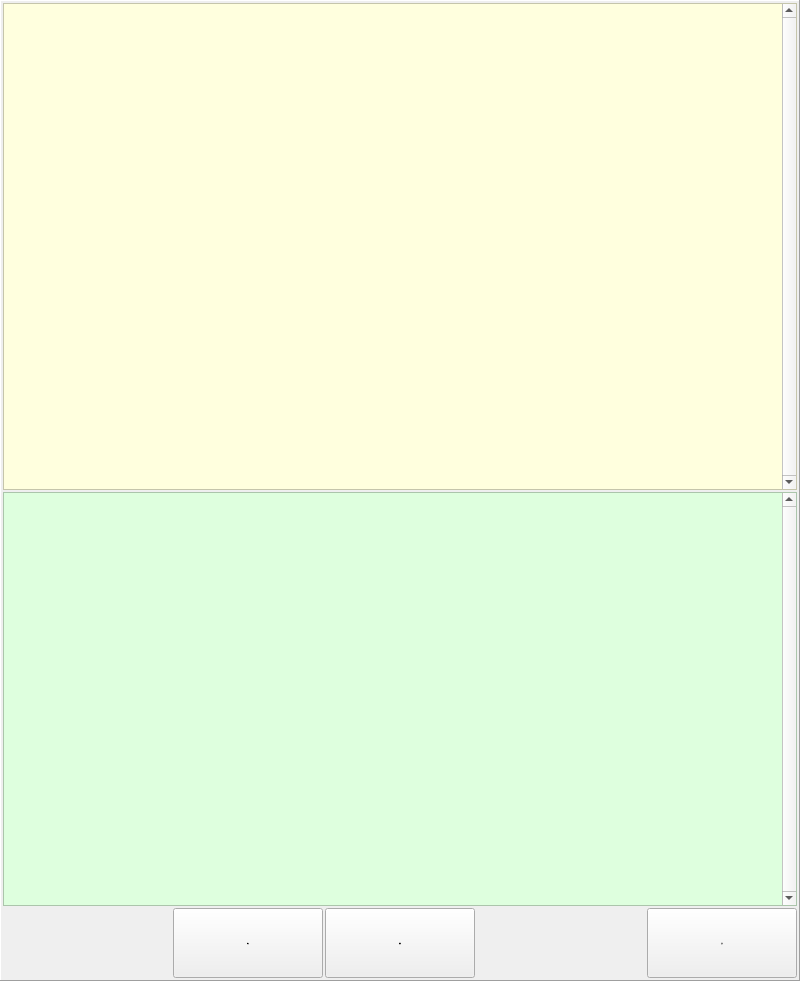
<?xml version="1.0" encoding="UTF-8"?>
<ui version="4.0">
 <class>FormEditOption</class>
 <widget class="QWidget" name="FormEditOption">
  <property name="geometry">
   <rect>
    <x>0</x>
    <y>0</y>
    <width>800</width>
    <height>981</height>
   </rect>
  </property>
  <property name="sizePolicy">
   <sizepolicy hsizetype="Fixed" vsizetype="Fixed">
    <horstretch>0</horstretch>
    <verstretch>0</verstretch>
   </sizepolicy>
  </property>
  <property name="minimumSize">
   <size>
    <width>800</width>
    <height>981</height>
   </size>
  </property>
  <property name="maximumSize">
   <size>
    <width>800</width>
    <height>981</height>
   </size>
  </property>
  <property name="font">
   <font>
    <family>微软雅黑</family>
    <pointsize>-1</pointsize>
    <weight>50</weight>
    <italic>false</italic>
    <bold>false</bold>
   </font>
  </property>
  <property name="windowTitle">
   <string notr="true">运行画面</string>
  </property>
  <property name="styleSheet">
   <string notr="true">font: 28px &quot;微软雅黑&quot;;</string>
  </property>
  <layout class="QHBoxLayout" name="horizontalLayoutFrame">
   <property name="spacing">
    <number>0</number>
   </property>
   <property name="margin">
    <number>0</number>
   </property>
   <item>
    <widget class="QFrame" name="frameMainArea">
     <property name="sizePolicy">
      <sizepolicy hsizetype="Expanding" vsizetype="Expanding">
       <horstretch>0</horstretch>
       <verstretch>0</verstretch>
      </sizepolicy>
     </property>
     <property name="font">
      <font>
       <family>微软雅黑</family>
       <pointsize>-1</pointsize>
       <weight>50</weight>
       <italic>false</italic>
       <bold>false</bold>
      </font>
     </property>
     <property name="styleSheet">
      <string notr="true"/>
     </property>
     <property name="frameShape">
      <enum>QFrame::Panel</enum>
     </property>
     <property name="frameShadow">
      <enum>QFrame::Raised</enum>
     </property>
     <property name="IsMainArea" stdset="0">
      <bool>true</bool>
     </property>
     <layout class="QVBoxLayout" name="verticalLayout_2">
      <property name="spacing">
       <number>2</number>
      </property>
      <property name="margin">
       <number>2</number>
      </property>
      <item>
       <widget class="QTableView" name="tablePgm">
        <property name="minimumSize">
         <size>
          <width>778</width>
          <height>300</height>
         </size>
        </property>
        <property name="maximumSize">
         <size>
          <width>16777215</width>
          <height>16777215</height>
         </size>
        </property>
        <property name="font">
         <font>
          <family>微软雅黑</family>
          <pointsize>-1</pointsize>
          <weight>50</weight>
          <italic>false</italic>
          <bold>false</bold>
         </font>
        </property>
        <property name="focusPolicy">
         <enum>Qt::NoFocus</enum>
        </property>
        <property name="styleSheet">
         <string notr="true">QTableView
{
	selection-background-color: rgb(64, 168, 255);
	background-color: rgb(255, 255, 222);
	alternate-background-color: rgb(255, 255, 191);
	gridline-color: rgb(168, 180, 168);
}
</string>
        </property>
        <property name="frameShadow">
         <enum>QFrame::Plain</enum>
        </property>
        <property name="verticalScrollBarPolicy">
         <enum>Qt::ScrollBarAlwaysOn</enum>
        </property>
        <property name="horizontalScrollBarPolicy">
         <enum>Qt::ScrollBarAlwaysOff</enum>
        </property>
        <property name="autoScroll">
         <bool>false</bool>
        </property>
        <property name="autoScrollMargin">
         <number>16</number>
        </property>
        <property name="editTriggers">
         <set>QAbstractItemView::SelectedClicked</set>
        </property>
        <property name="tabKeyNavigation">
         <bool>false</bool>
        </property>
        <property name="showDropIndicator" stdset="0">
         <bool>false</bool>
        </property>
        <property name="dragDropOverwriteMode">
         <bool>false</bool>
        </property>
        <property name="alternatingRowColors">
         <bool>true</bool>
        </property>
        <property name="selectionMode">
         <enum>QAbstractItemView::NoSelection</enum>
        </property>
        <property name="selectionBehavior">
         <enum>QAbstractItemView::SelectRows</enum>
        </property>
        <property name="iconSize">
         <size>
          <width>24</width>
          <height>24</height>
         </size>
        </property>
        <property name="verticalScrollMode">
         <enum>QAbstractItemView::ScrollPerItem</enum>
        </property>
        <property name="horizontalScrollMode">
         <enum>QAbstractItemView::ScrollPerItem</enum>
        </property>
        <property name="wordWrap">
         <bool>false</bool>
        </property>
        <property name="cornerButtonEnabled">
         <bool>false</bool>
        </property>
        <attribute name="horizontalHeaderVisible">
         <bool>false</bool>
        </attribute>
        <attribute name="horizontalHeaderDefaultSectionSize">
         <number>100</number>
        </attribute>
        <attribute name="horizontalHeaderHighlightSections">
         <bool>false</bool>
        </attribute>
        <attribute name="horizontalHeaderStretchLastSection">
         <bool>true</bool>
        </attribute>
        <attribute name="verticalHeaderVisible">
         <bool>false</bool>
        </attribute>
        <attribute name="verticalHeaderDefaultSectionSize">
         <number>50</number>
        </attribute>
        <attribute name="verticalHeaderHighlightSections">
         <bool>false</bool>
        </attribute>
        <attribute name="verticalHeaderMinimumSectionSize">
         <number>50</number>
        </attribute>
       </widget>
      </item>
      <item>
       <layout class="QVBoxLayout" name="verticalLayout">
        <item>
         <widget class="QTableWidget" name="tableWidgetOpt">
          <property name="minimumSize">
           <size>
            <width>778</width>
            <height>0</height>
           </size>
          </property>
          <property name="font">
           <font>
            <family>微软雅黑</family>
            <pointsize>-1</pointsize>
            <weight>50</weight>
            <italic>false</italic>
            <bold>false</bold>
           </font>
          </property>
          <property name="styleSheet">
           <string notr="true">QTableView
{
	selection-background-color: rgb(64, 168, 255);
	background-color: rgb(222, 255, 222);
	alternate-background-color: rgb(191, 255, 191);
	gridline-color: rgb(168, 180, 168);
}
</string>
          </property>
          <property name="frameShadow">
           <enum>QFrame::Plain</enum>
          </property>
          <property name="verticalScrollBarPolicy">
           <enum>Qt::ScrollBarAlwaysOn</enum>
          </property>
          <property name="horizontalScrollBarPolicy">
           <enum>Qt::ScrollBarAlwaysOff</enum>
          </property>
          <property name="autoScroll">
           <bool>false</bool>
          </property>
          <property name="editTriggers">
           <set>QAbstractItemView::DoubleClicked</set>
          </property>
          <property name="tabKeyNavigation">
           <bool>false</bool>
          </property>
          <property name="showDropIndicator" stdset="0">
           <bool>false</bool>
          </property>
          <property name="dragDropOverwriteMode">
           <bool>false</bool>
          </property>
          <property name="alternatingRowColors">
           <bool>true</bool>
          </property>
          <property name="selectionMode">
           <enum>QAbstractItemView::SingleSelection</enum>
          </property>
          <property name="selectionBehavior">
           <enum>QAbstractItemView::SelectRows</enum>
          </property>
          <property name="wordWrap">
           <bool>false</bool>
          </property>
          <property name="cornerButtonEnabled">
           <bool>false</bool>
          </property>
          <attribute name="horizontalHeaderVisible">
           <bool>false</bool>
          </attribute>
          <attribute name="verticalHeaderVisible">
           <bool>false</bool>
          </attribute>
          <attribute name="verticalHeaderDefaultSectionSize">
           <number>50</number>
          </attribute>
          <attribute name="verticalHeaderHighlightSections">
           <bool>false</bool>
          </attribute>
          <attribute name="verticalHeaderMinimumSectionSize">
           <number>50</number>
          </attribute>
          <column>
           <property name="text">
            <string>编号</string>
           </property>
          </column>
          <column>
           <property name="text">
            <string>名称1</string>
           </property>
          </column>
          <column>
           <property name="text">
            <string>名称2</string>
           </property>
          </column>
         </widget>
        </item>
        <item>
         <layout class="QHBoxLayout" name="horizontalLayout">
          <item>
           <spacer name="horizontalSpacer_2">
            <property name="orientation">
             <enum>Qt::Horizontal</enum>
            </property>
            <property name="sizeHint" stdset="0">
             <size>
              <width>40</width>
              <height>20</height>
             </size>
            </property>
           </spacer>
          </item>
          <item>
           <widget class="QPushButton" name="BtnInsert">
            <property name="minimumSize">
             <size>
              <width>150</width>
              <height>70</height>
             </size>
            </property>
            <property name="maximumSize">
             <size>
              <width>150</width>
              <height>70</height>
             </size>
            </property>
            <property name="font">
             <font>
              <family>微软雅黑</family>
              <pointsize>-1</pointsize>
              <weight>50</weight>
              <italic>false</italic>
              <bold>false</bold>
             </font>
            </property>
            <property name="styleSheet">
             <string notr="true"/>
            </property>
            <property name="text">
             <string>增加</string>
            </property>
            <property name="icon">
             <iconset resource="xPad.qrc">
              <normaloff>:/img/32X32/Add.png</normaloff>:/img/32X32/Add.png</iconset>
            </property>
            <property name="iconSize">
             <size>
              <width>32</width>
              <height>32</height>
             </size>
            </property>
           </widget>
          </item>
          <item>
           <widget class="QPushButton" name="BtnDelete">
            <property name="minimumSize">
             <size>
              <width>150</width>
              <height>70</height>
             </size>
            </property>
            <property name="maximumSize">
             <size>
              <width>150</width>
              <height>70</height>
             </size>
            </property>
            <property name="font">
             <font>
              <family>微软雅黑</family>
              <pointsize>-1</pointsize>
              <weight>50</weight>
              <italic>false</italic>
              <bold>false</bold>
             </font>
            </property>
            <property name="styleSheet">
             <string notr="true"/>
            </property>
            <property name="text">
             <string>删除</string>
            </property>
            <property name="icon">
             <iconset resource="xPad.qrc">
              <normaloff>:/img/32X32/Delete.png</normaloff>:/img/32X32/Delete.png</iconset>
            </property>
            <property name="iconSize">
             <size>
              <width>32</width>
              <height>32</height>
             </size>
            </property>
           </widget>
          </item>
          <item>
           <spacer name="horizontalSpacer">
            <property name="orientation">
             <enum>Qt::Horizontal</enum>
            </property>
            <property name="sizeHint" stdset="0">
             <size>
              <width>40</width>
              <height>20</height>
             </size>
            </property>
           </spacer>
          </item>
          <item>
           <widget class="QPushButton" name="BtnSave">
            <property name="minimumSize">
             <size>
              <width>150</width>
              <height>70</height>
             </size>
            </property>
            <property name="maximumSize">
             <size>
              <width>150</width>
              <height>70</height>
             </size>
            </property>
            <property name="font">
             <font>
              <family>微软雅黑</family>
              <pointsize>-1</pointsize>
              <weight>50</weight>
              <italic>false</italic>
              <bold>false</bold>
             </font>
            </property>
            <property name="styleSheet">
             <string notr="true"/>
            </property>
            <property name="text">
             <string>保存</string>
            </property>
            <property name="icon">
             <iconset resource="xPad.qrc">
              <normaloff>:/img/32X32/Save.png</normaloff>:/img/32X32/Save.png</iconset>
            </property>
            <property name="iconSize">
             <size>
              <width>32</width>
              <height>32</height>
             </size>
            </property>
           </widget>
          </item>
         </layout>
        </item>
       </layout>
      </item>
     </layout>
    </widget>
   </item>
  </layout>
 </widget>
 <resources>
  <include location="xPad.qrc"/>
 </resources>
 <connections>
  <connection>
   <sender>BtnInsert</sender>
   <signal>clicked()</signal>
   <receiver>FormEditOption</receiver>
   <slot>InsertOption()</slot>
   <hints>
    <hint type="sourcelabel">
     <x>484</x>
     <y>381</y>
    </hint>
    <hint type="destinationlabel">
     <x>399</x>
     <y>203</y>
    </hint>
   </hints>
  </connection>
  <connection>
   <sender>BtnDelete</sender>
   <signal>clicked()</signal>
   <receiver>FormEditOption</receiver>
   <slot>RemoveOption()</slot>
   <hints>
    <hint type="sourcelabel">
     <x>564</x>
     <y>381</y>
    </hint>
    <hint type="destinationlabel">
     <x>399</x>
     <y>203</y>
    </hint>
   </hints>
  </connection>
  <connection>
   <sender>tableWidgetOpt</sender>
   <signal>itemSelectionChanged()</signal>
   <receiver>FormEditOption</receiver>
   <slot>selectionChanged()</slot>
   <hints>
    <hint type="sourcelabel">
     <x>609</x>
     <y>178</y>
    </hint>
    <hint type="destinationlabel">
     <x>399</x>
     <y>203</y>
    </hint>
   </hints>
  </connection>
  <connection>
   <sender>tableWidgetOpt</sender>
   <signal>itemChanged(QTableWidgetItem*)</signal>
   <receiver>FormEditOption</receiver>
   <slot>itemChanged(QTableWidgetItem*)</slot>
   <hints>
    <hint type="sourcelabel">
     <x>609</x>
     <y>178</y>
    </hint>
    <hint type="destinationlabel">
     <x>399</x>
     <y>203</y>
    </hint>
   </hints>
  </connection>
 </connections>
 <slots>
  <slot>followState(int)</slot>
  <slot>BtnManualStop()</slot>
  <slot>BtnAutoRunClick()</slot>
  <slot>BtnPeriodClick()</slot>
  <slot>BtnStepClick()</slot>
  <slot>setFollow(bool)</slot>
  <slot>InsertOption()</slot>
  <slot>RemoveOption()</slot>
  <slot>selectionChanged()</slot>
  <slot>itemChanged(QTableWidgetItem*)</slot>
 </slots>
</ui>
